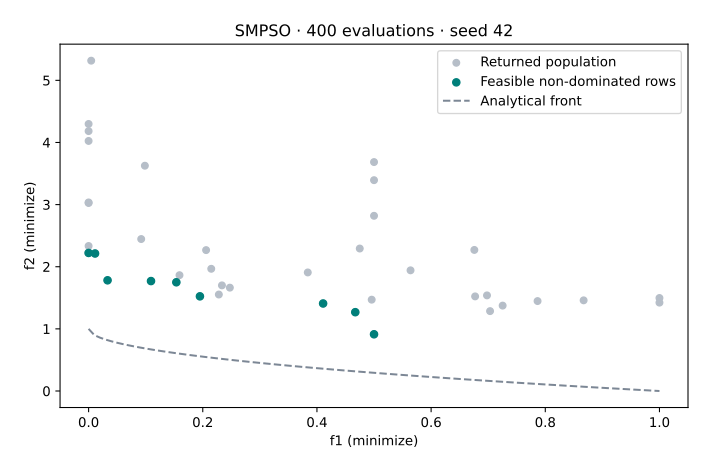

Generate this figure with Python:
"""Verified VAMOS 1.0.1 lesson: smpso. See coverage-setup for dependencies."""


def execute_example(problem, algorithm, config, budget, seed=42, engine="numpy"):
    import numpy as np

    from vamos import OptimizationResult, optimize

    result = optimize(problem, algorithm=algorithm, algorithm_config=config, max_evaluations=budget, seed=seed, engine=engine)
    G = result.data.get("G")
    if getattr(problem, "n_constraints", 0) and G is None:
        raise ValueError("Declared constraints are missing from the returned result.")
    feasible_rows = np.arange(len(result.F)) if G is None else np.flatnonzero(np.all(G <= 0, axis=1))
    if len(feasible_rows):
        feasible = OptimizationResult({"X": result.X[feasible_rows], "F": result.F[feasible_rows]})
        front, local = feasible.front(return_indices=True)
        front_rows = feasible_rows[local]
    else:
        front, front_rows = np.empty((0, problem.n_obj)), np.empty(0, dtype=int)
    print(f"Algorithm: {algorithm}; encoding: {problem.encoding}; backend: {engine}; seed: {seed}")
    print(f"Returned X: {result.X.shape}; F: {result.F.shape}; result mode: population")
    print(f"Feasible rows: {len(feasible_rows)}/{len(result.F)}; feasible non-dominated rows: {len(front)}")
    print(f"Evaluations: {result.data['evaluations']}")
    return {
        "problem": problem,
        "algorithm": algorithm,
        "config": config,
        "result": result,
        "feasible_rows": feasible_rows,
        "front": front,
        "front_rows": front_rows,
    }


def run_smpso(budget=400):
    from vamos.algorithms import SMPSOConfig
    from vamos.problems import ZDT1

    problem = ZDT1(n_var=10)
    config = (
        SMPSOConfig.builder()
        .pop_size(40)
        .archive_size(40)
        .mutation("pm", prob=1.0 / problem.n_var, eta=20.0)
        .inertia(0.1)
        .c1(1.5)
        .c2(1.5)
        .vmax_fraction(0.5)
        .result_mode("population")
        .build()
    )
    return execute_example(problem, "smpso", config, budget)


def plot_example(data, output):
    from pathlib import Path

    import matplotlib

    matplotlib.use("Agg")
    import matplotlib.pyplot as plt
    import numpy as np

    output = Path(output)
    if output.exists():
        raise FileExistsError(f"Choose a new figure filename: {output}")
    if output.suffix.lower() != ".svg":
        raise ValueError("Use an .svg output filename.")
    f = data["result"].F
    with plt.rc_context({"svg.hashsalt": "vamos-coverage", "svg.fonttype": "none"}):
        fig = plt.figure(figsize=(7, 4.5), layout="constrained")
        if f.shape[1] == 3:
            ax = fig.add_subplot(projection="3d")
            ax.scatter(*f.T, c="#007f7a", s=22)
            ax.set(xlabel="f1", ylabel="f2", zlabel="f3")
            ax.set_box_aspect((1, 1, 0.85), zoom=0.85)
        else:
            ax = fig.add_subplot()
            ax.scatter(*f.T, c="#b6bec8", s=25, label="Returned population")
            if len(data["front"]):
                ax.scatter(*data["front"].T, c="#007f7a", s=30, label="Feasible non-dominated rows")
            labels = {
                "WeldedBeamDesignProblem": ("Cost (minimize)", "Deflection proxy (minimize)"),
                "FeatureSelectionProblem": ("Validation error (minimize)", "Feature count (minimize)"),
                "HyperparameterTuningProblem": ("Validation error (minimize)", "Complexity proxy (minimize)"),
            }
            xlabel, ylabel = labels.get(type(data["problem"]).__name__, ("f1 (minimize)", "f2 (minimize)"))
            ax.set(xlabel=xlabel, ylabel=ylabel)
            ax.legend()
        if data["problem"].__class__.__name__ in {"ZDT1", "ZDT1Problem"}:
            x = np.linspace(0, 1, 101)
            ax.plot(x, 1 - np.sqrt(x), "--", c="#7c8795", label="Analytical front")
            ax.legend()
        ax.set_title(f"{data['algorithm'].upper()} · {data['result'].data['evaluations']} evaluations · seed 42")
        fig.savefig(output, metadata={"Date": None}, bbox_inches="tight", pad_inches=0.25)
        plt.close(fig)
    output.write_text("\n".join(line.rstrip() for line in output.read_text(encoding="utf-8").splitlines()) + "\n", encoding="utf-8")


def lesson_cli(function, default_budget=400):
    import argparse

    parser = argparse.ArgumentParser(description="Run a bounded VAMOS example and optionally plot its actual result.")
    parser.add_argument("--budget", type=int, default=default_budget)
    parser.add_argument("--output", help="New SVG filename; requires Matplotlib")
    args = parser.parse_args()
    data = function(budget=args.budget)
    if args.output:
        plot_example(data, args.output)


if __name__ == "__main__":
    lesson_cli(run_smpso, default_budget=400)
